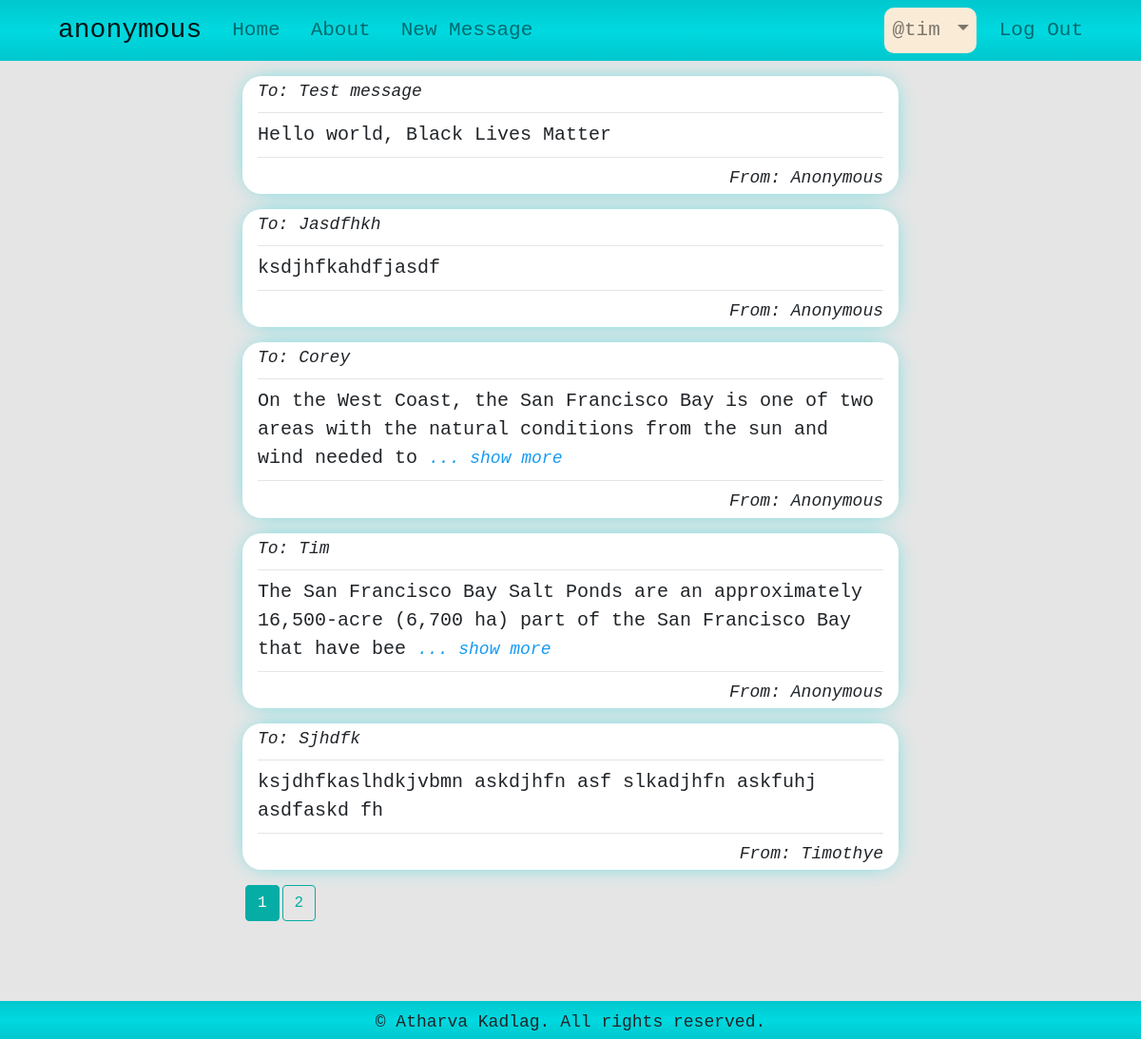
Screenshot of /home (signed in) with the database file from the repository.
### anonymous/models.py (models this page shows, shortened)
class Users(db.Model, UserMixin):
    id = db.Column(db.Integer, primary_key=True)
    name = db.Column(db.String(120), nullable=True)
    username = db.Column(db.String(70), unique=True, nullable=False)
    email = db.Column(db.String(120), unique=True, nullable=False)
    password = db.Column(db.String(120), unique=True, nullable=False)
    messages = db.relationship('Messages', backref='sender', lazy=True)

class Messages(db.Model):
    id = db.Column(db.Integer, primary_key=True)
    receiver = db.Column(db.String(300), nullable=True)
    content = db.Column(db.Text, nullable=False)
    user_id = db.Column(db.Integer, db.ForeignKey('users.id'), default=1)

### anonymous/main/routes.py (the view)
@main.route('/')
@main.route('/home')
def home():
    page = request.args.get('page', 1, type=int)
    messages = models.Messages.query.order_by(
        models.Messages.id.desc()).paginate(page=page, per_page=5)
    return render_template('index.html', messages=messages)

### anonymous/models.py (called while the page is built)
@login_manager.user_loader
def load_user(id):
    return Users.query.get(id)

### anonymous/templates/index.html (shortened to what this page needs)
{% extends 'base.html' %}
{% block content %}
<div class='container'>
    <div class="col-md-8 offset-md-2">
        {% for message in messages.items %}
        {% set id = message.id %}
        <div class='message'>
            <div id='info'>
                To: {{ message.receiver.capitalize() }}
            </div>
            <hr>
            <div id='content'>
                {{ message.content[:120] }}
                {% if message.content|length > 120 %}
                <span onclick="show_more({{id}})" id="showMore{{id}}">... show more</span>
                {% endif %}
            </div>
            <hr>
            <div id='info' class='sender'>
                From: {{message.sender.name.capitalize()}}
            </div>
        </div>
        {% endfor %}
        <div class='pagination'>
            {% for page_num in messages.iter_pages(left_edge=1, right_edge=1, left_current=1, right_current=2) %}
            {% if page_num %}
            {% if messages.page == page_num %}
            <a class="btn btn-info mb-4" href="{{ url_for('main.home', page=page_num) }}">{{ page_num }}</a>
            {% else %}
            <a class="btn btn-outline-info mb-4" href="{{ url_for('main.home', page=page_num) }}">{{ page_num }}</a>
            {% endif %}
            {% else %}
            ...
            {% endif %}
            {% endfor %}
        </div>
    </div>
</div>
{% endblock %}

### anonymous/templates/base.html (shortened to what this page needs)
<!DOCTYPE html>
<html>
<head>
    <link rel="stylesheet" type="text/css" href="{{url_for('static', filename='css/bootstrap.min.css')}}">
    <link rel="stylesheet" type="text/css" href="{{url_for('static', filename='css/main.css')}}">
</head>
<body>
    <nav class="navbar navbar-expand-lg navbar-light bg-light">
        <div class="container">
            <a class="navbar-brand" href="{{ url_for('main.home') }}">anonymous</a>
            <div class="collapse navbar-collapse" id="navbarSupportedContent">
                <ul class="navbar-nav mr-auto">
                    <li class="nav-item">
                        <a class="nav-link" href="{{ url_for('main.home') }}">Home</a>
                    </li>
                    <li class="nav-item">
                        <a class="nav-link" href="{{ url_for('main.about') }}">About</a>
                    </li>
                    <li class="nav-item">
                        <a class="nav-link" href="{{ url_for('messages.new_message') }}">New Message</a>
                    </li>
                </ul>
                <ul class="navbar-nav ml-auto">
                    {% if current_user.is_authenticated %}
                    <li class="nav-item dropdown">
                        <a class="nav-link dropdown-toggle" href="#" id="navbarDropdown" role="button" data-toggle="dropdown" aria-haspopup="true" aria-expanded="false">
                            @{{current_user.username}}
                        </a>
                    </li>
                    <li class="nav-item">
                        <a class="nav-link" href="{{ url_for('users.logout') }}">Log Out</a>
                    </li>
                    {% endif %}
                </ul>
            </div>
        </div>
    </nav>
    <div class="container">
        {% block content %}
        {% endblock %}
    </div>
    <div id="footer">
        &copy; Atharva Kadlag. All rights reserved.
	</div>
</body>
</html>

### anonymous/static/css/main.css (style rules this page uses)
body { background-color: #0000001a; font-size: 20px; }
.dropdown-menu, .bg-light, #footer { background: rgb(0,199,205); background: linear-gradient(180deg, rgba(0,199,205,1) 0%, rgba(0,217,224,1) 50%, rgba(0,199,205,1) 100%); }
.navbar-light { font-family: monospace; font-size: 1.5em; }
.nav-item, .dropdown-item { border-radius: 1rem; }
.dropdown-toggle { max-width: 200px; overflow: hidden; background-color: rgb(250, 235, 215); }
.message { margin: 1rem auto; padding: 0.2rem 1rem; background-color: #fff; border-radius: 20px; -webkit-box-shadow: 0px 0px 25px -9px rgba(0,217,224,1); -moz-box-shadow: 0px 0px 25px -9px rgba(0,217,224,1); box-shadow: 0px 0px 25px -9px rgba(0,217,224,1); }
#content { font-size: 1em; }
#info { font-size: 0.9em; font-style: italic; }
.sender { text-align: right; }
[id^="showMore"], [id^="showLess"] { font-size: 0.9em; font-style: italic; color: rgb(23, 155, 243); }
#footer { position: fixed; bottom:0; height: 40px; width: 100%; text-align: center; padding: 0.5em 0 0.5em 0; font-size: 0.9em; }
a { margin-left: 3px; }

### rows the page displays
Users: username "tim"
Messages: receiver "Test message", content "Hello world, Black Lives Matter", sender.name "Anonymous"
Messages: receiver "Jasdfhkh", content "ksdjhfkahdfjasdf", sender.name "Anonymous"
Messages: receiver "Corey", content "On the West Coast, the San Francisco Bay is one of two areas with the natural conditions from the sun and wind needed to", sender.name "Anonymous"
Messages: receiver "Tim", content "The San Francisco Bay Salt Ponds are an approximately 16,500-acre (6,700 ha) part of the San Francisco Bay that have bee", sender.name "Anonymous"
Messages: receiver "Sjhdfk", content "ksjdhfkaslhdkjvbmn askdjhfn asf slkadjhfn askfuhj asdfaskd fh", sender.name "Timothye"

### other values shown
{{ page_num }} "1"
{{ page_num }} "2"
